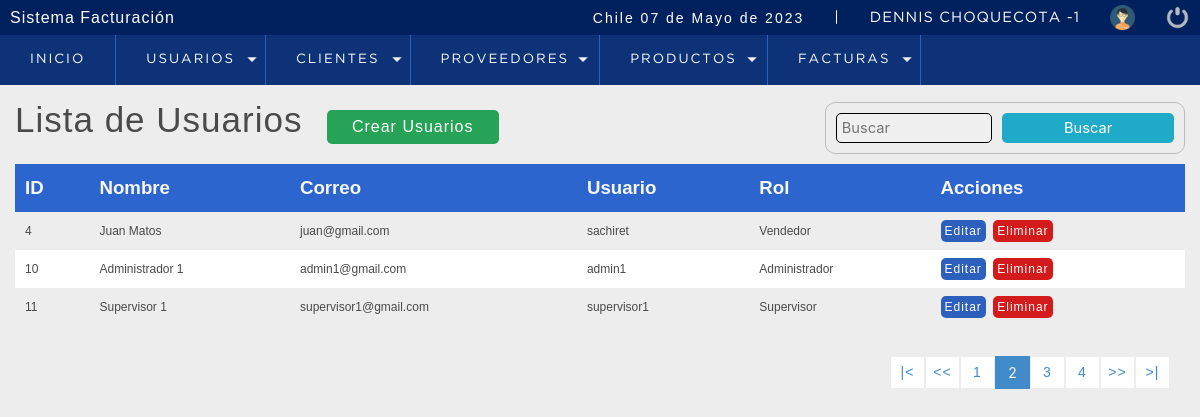
The app's page /sistema/lista_usuarios.php?pagina=2 (signed in), older data.
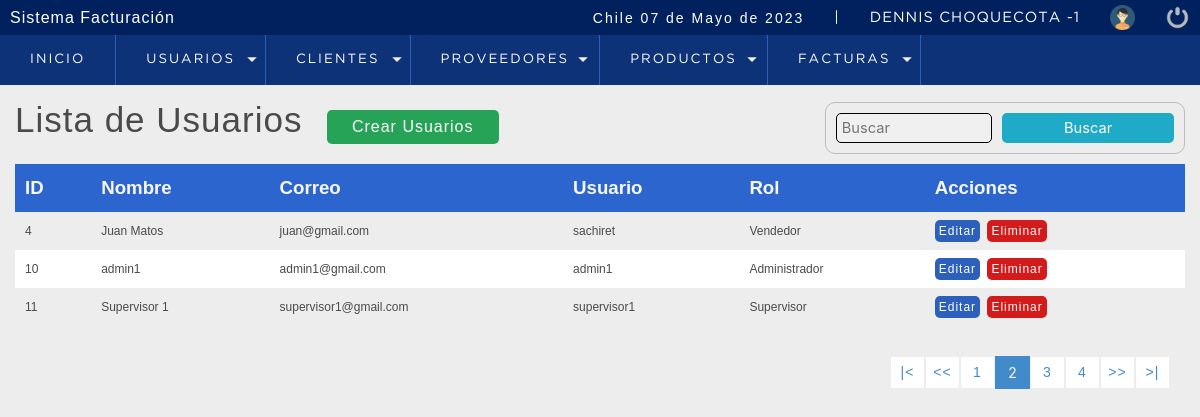
The same page, newer data.
### tables this page shows
CREATE TABLE `usuario` (
  `idusuario` int(11) NOT NULL,
  `nombre` varchar(50) DEFAULT NULL,
  `correo` varchar(100) DEFAULT NULL,
  `usuario` varchar(15) DEFAULT NULL,
  `clave` varchar(100) DEFAULT NULL,
  `rol` int(11) DEFAULT NULL,
  `estatus` int(11) NOT NULL DEFAULT 1
);

CREATE TABLE `rol` (
  `idrol` int(11) NOT NULL,
  `rol` varchar(20) DEFAULT NULL
);

### sistema/includes/functions.php (called while the page is built, shortened)
<?php
	function fechaC(){
		$mes = array("","Enero",
					  "Febrero",
					  "Marzo",
					  "Abril",
					  "Mayo",
					  "Junio",
					  "Julio",
					  "Agosto",
					  "Septiembre",
					  "Octubre",
					  "Noviembre",
					  "Diciembre");
		return date('d')." de ". $mes[date('n')] . " de " . date('Y');
	}
 ?>

### sistema/lista_usuarios.php (the view, shortened to what this page needs)
<!DOCTYPE html>
<html lang="es">
<head>
	<?php include './includes/scripts.php'; ?>
</head>
<body>
	<?php include './includes/header.php';
          include './includes/list_user.php';?>
		<section id="container">
			<h1>Lista de Usuarios</h1>
            <a href="registro_usuarios.php" class="btn_new">Crear Usuarios</a>
            <form action="user_search.php" method="get" class="form_search">
                <input type="text" name="busqueda" id="busqueda" placeholder="Buscar">
                <input type="submit" value="Buscar" class="btn_search">
            </form>
            <table>
                <tr>
                    <th>ID</th>
                    <th>Nombre</th>
                    <th>Correo</th>
                    <th>Usuario</th>
                    <th>Rol</th>
                    <th>Acciones</th>
                </tr>
                <?php
                    $sql_register= mysqli_query($conection,
                                        "SELECT COUNT(*)
                                            AS total_registro
                                        FROM usuario
                                        WHERE estatus=1");
                    $result_register= mysqli_fetch_array($sql_register);
                    $total_registro= $result_register['total_registro'];
                    $por_pagina=3;
                    if(empty($_GET['pagina'])){
                        $pagina=1;
                    }else{
                        $pagina=$_GET['pagina'];
                    }
                    $desde=($pagina-1)*$por_pagina;
                    $total_paginas=ceil($total_registro/$por_pagina);
                    $query= mysqli_query($conection,
                        "SELECT u.idusuario,
                                u.nombre,
                                u.correo,
                                u.usuario,
                                r.rol
                           FROM usuario u
                     INNER JOIN rol r
                             ON u.rol=r.idrol
                          WHERE estatus = 1
                       ORDER BY u.idusuario
                      ASC LIMIT $desde,$por_pagina");
                $result=mysqli_num_rows($query);
                    if($result>0){
                        while($data=mysqli_fetch_array($query)){
                ?>
                        <tr>
                            <td><?php echo $data['idusuario']; ?></td>
                            <td><?php echo $data['nombre']; ?></td>
                            <td><?php echo $data['correo']; ?></td>
                            <td><?php echo $data['usuario']; ?></td>
                            <td><?php echo $data['rol']; ?></td>
                            <td>
                                <a href="editar_usuario.php?id=<?php echo $data['idusuario']; ?>" class=btn_editar>Editar</a>
                                <?php
                                if($data['idusuario'] !=1){
                                ?>
                                <a href="eliminar_usuario.php?id=<?php echo $data['idusuario']; ?>" class=btn_eliminar>Eliminar</a>
                                <?php
                                    }
                                ?>
                            </td>
                        </tr>
                        <?php
                        }
                    }
                ?>
            </table>
            <div class="paginador">
                <ul>
                    <?php
                    if($pagina != 1){
                    ?>
                    <li><a href="?pagina=<?php echo 1;?>">|<</a></li>
                    <li><a href="?pagina=<?php echo $pagina-1;?>"><<</a></li>
                    <?php
                    }
                    for($i=1;$i<=$total_paginas;$i++){
                        if($i==$pagina){
                            echo '<li class="pageSelected">'.$i.'</lo>';
                        }else{
                            echo '<li><a href="?pagina='.$i.'">'.$i.'</a></li>';
                        }
                    }
                    if($pagina != $total_paginas){
                    ?>
                    <li><a href="?pagina=<?php echo $pagina+1;?>">>></a></li>
                    <li><a href="?pagina=<?php echo $total_paginas;?>">>|</a></li>
                    <?php } ?>
                </ul>
		</section>
</body>
</html>

### sistema/includes/scripts.php (shortened to what this page needs)
<link rel="stylesheet" type="text/css" href="css/style.css">
<?php include 'functions.php'; ?>
<link rel="stylesheet" type="text/css" href="../css/bulma.min.css">

### sistema/includes/header.php (shortened to what this page needs)
<header>
		<div class="header">
			<h1>Sistema Facturación</h1>
			<div class="optionsBar">
				<p>Chile <?php echo fechaC(); ?></p>
				<span>|</span>
				<span class="user"><?php echo $_SESSION['nombre'].' -'.$_SESSION['rol']; ?></span>
				<img class="photouser" src="img/user.png" alt="Usuario">
				<a href="salir.php"><img class="close" src="img/salir.png" alt="Salir del sistema" title="Salir"></a>
			</div>
		</div>
    <?php include 'nav.php'; ?>
</header>

### sistema/includes/nav.php (shortened to what this page needs)
<nav>
	<ul>
		<li><a href="./index.php">Inicio</a></li>
		<?php
			if($_SESSION['rol']==1){
		?>
		<li class="principal">
			<a href="#">Usuarios</a>
		</li>
		<?php
			}
		?>
		<li class="principal">
			<a href="#">Clientes</a>
				</li>
				<li class="principal">
			<a href="#">Proveedores</a>
		</li>
		<li class="principal">
			<a href="#">Productos</a>
		</li>
		<li class="principal">
			<a href="#">Facturas</a>
		</li>
	</ul>
</nav>

### sistema/css/style.css (style rules this page uses)
* { margin: 0; padding: 0; box-sizing: border-box; }
body { background: #ededed; }
h1, h2, h3, h4, h5, h6 { font-family: 'arial'; font-weight: bold; letter-spacing: 1px; }
h1 { font-size: 26px; }
p { font-family: 'arial'; letter-spacing: 2px; font-size: 14px; line-height: 20px; }
a { text-decoration: none; font-family: arial; letter-spacing: 1px; }
span { font-family: 'GothamBook'; letter-spacing: 1px; font-size: 14px; line-height: 20px; }
header { position: fixed; width: 100%; }
.header { color: #FFF; background: #00215E; height: 35px; display: -webkit-flex; display: -moz-flex; display: -ms-flex; display: -o-flex; display: flex; justify-content: space-between; align-items: center; padding: 10px; }
.optionsBar { display: -webkit-flex; display: -moz-flex; display: -ms-flex; display: -o-flex; display: flex; justify-content: center; align-items: center; }
.optionsBar span { color: #FFF; font-size: 11pt; font-family: 'GothamBook'; text-transform: uppercase; margin-left: 30px; }
.photouser { margin-left: 30px; width: 25px; height: 25px; }
.close { width: 25px; height: 25px; }
.optionsBar a { display: -webkit-flex; display: -moz-flex; display: -ms-flex; display: -o-flex; display: flex; margin-left: 30px; }
nav ul { background: #0D3278; list-style: none; display: -webkit-flex; display: -moz-flex; display: -ms-flex; display: -o-flex; display: flex; justify-content: left; align-items: center; }
nav ul > li a { position: relative; }
nav a { color: #FFF; display: block; font-size: 10pt; font-family: 'GothamBook'; padding: 15px 30px; text-transform: uppercase; letter-spacing: 2px; transition: background .5s; border-right: 1px solid #2D5FBC; }
nav .principal > a { background: url(../images/arrow_bottom.png) no-repeat; background-position-x: 0%; background-position-y: 0%; background-size: auto auto; background-position: 94% center; background-size: 10px; }
#container { padding: 90px 15px 15px; }
form { background: #FFF; margin: auto; padding: 20px 50px; border: 1px solid #000000; }
input,select { display: block; width: 100%; font-size: 11pt; padding: 5px; border: 1px solid #000000; border-radius: 5px; background: #f0f0f0; }
#container h1 { font-size: 35px; display: inline-block; }
.btn_new { background: #26a356; display: inline-block; color: white; padding: 5px 25px; border-radius: 5px; margin: 20px; }
.btn_editar { background: #2D5FBC; color: #ffffff; border-radius: 5px; padding: 4px; }
.btn_eliminar { background: #d41b1b; color: #ffffff; border-radius: 5px; padding: 4px; margin-left: 4px; }
table { border-collapse: collapse; font-size: 12px; font-family: 'Arial'; width: 100%; }
table tr th { text-align: left; padding: 10px; background: #2d65ce; color: #f7f7f7; font-size: 14pt; }
table tr:nth-child(odd) { background: white; }
table tr td { padding: 10px; }
.paginador ul { padding: 15px; list-style: none; background: initial; margin-top: 15px; display: flex; display: -webkit-flex; display: -moz-flex; display: -ms-flex; display: -o-flex; justify-content: end; }
.paginador a, .pageSelected { color: #428bca; border: 1px solid #ededed; padding: 5px; display: inline-block; font-size: 14px; text-align: center; width: 35px; background: #fff; }
.pageSelected { color: #fff; background: #428bca; border: 1px solid #428bca; }
.form_search { display: -webkit-flex; display: -moz-flex; display: -ms-flex; display: -o-flex; display: flex; float: right; background: initial; padding: 10px; border-radius: 10px; margin: 0px; border: 1px solid #babec0; margin-top: 12px; }
.form_search .btn_search { background: #1faac8; color: #FFF; padding: 0 20px; border: 0; cursor: pointer; margin-left: 10px; }

Row changes from the older to the newer data that the page shows:
changed usuario "admin1": nombre "Administrador 1" → "admin1"
